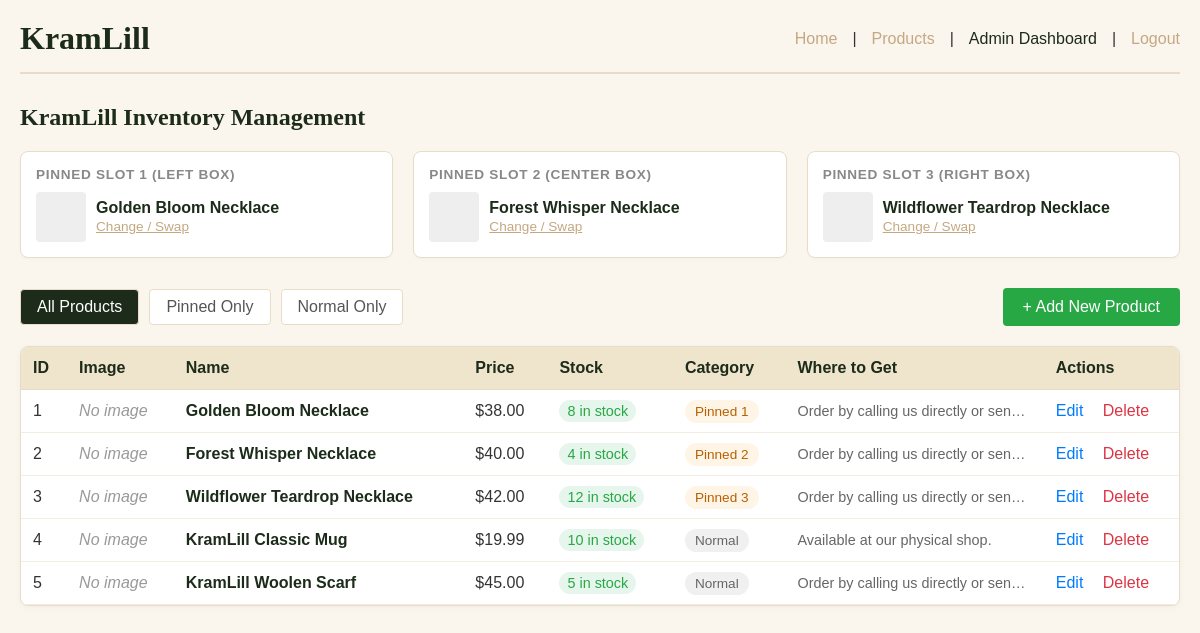
The app's page /admin/dashboard (signed in), older data.
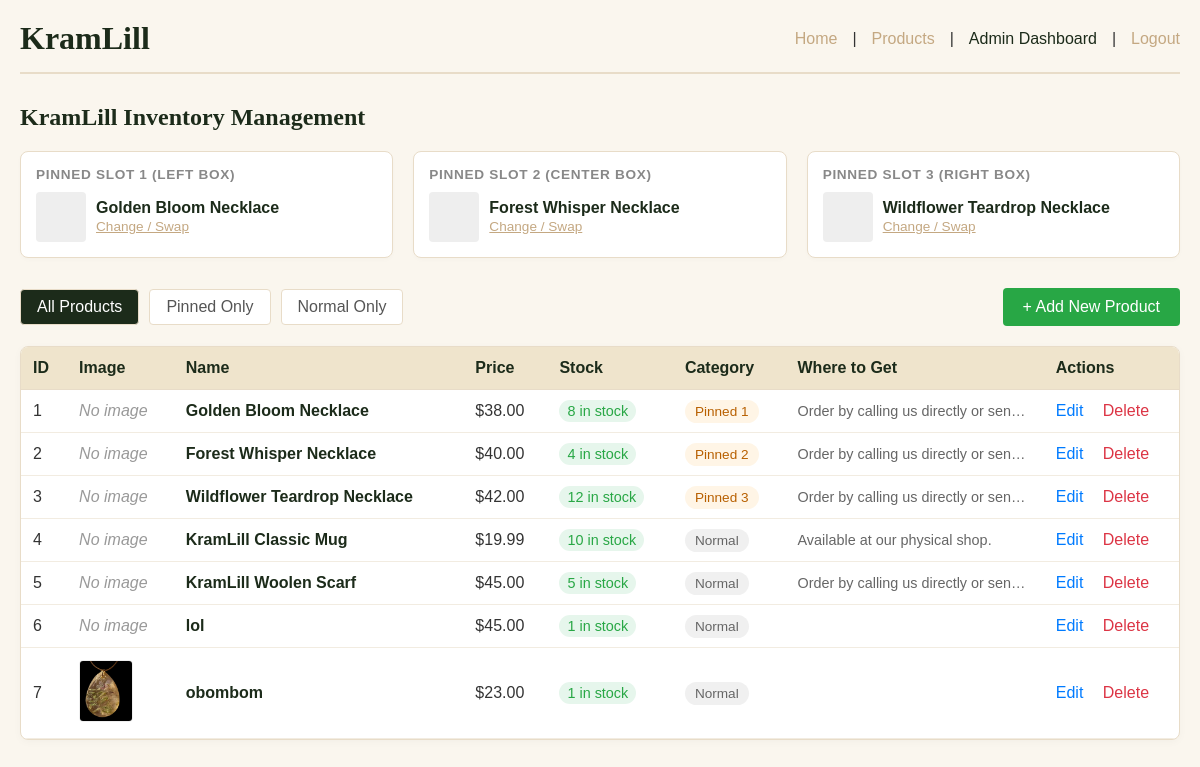
The same page, newer data.
### backend/models.py (models this page shows)
class Product(db.Model):
    __tablename__ = 'products'
    id = db.Column(db.Integer, primary_key=True)
    name = db.Column(db.String(120), nullable=False)
    description = db.Column(db.Text, nullable=True)
    price = db.Column(db.Float, nullable=False)
    stock = db.Column(db.Integer, nullable=False, default=0)
    image_filename = db.Column(db.String(255), nullable=True)
    where_to_get = db.Column(db.Text, nullable=True)
    instagram_url = db.Column(db.String(255), nullable=True)
    phone = db.Column(db.String(50), nullable=True)
    category = db.Column(db.String(50), nullable=False, default='Normal')

### backend/app.py (the view)
@app.route('/admin/dashboard')
def admin_dashboard():
    check_admin()
    filter_val = request.args.get('filter', 'all').strip()
    if filter_val == 'pinned':
        dashboard_products = Product.query.filter(Product.category.like('Pinned%')).all()
    elif filter_val == 'normal':
        dashboard_products = Product.query.filter_by(category='Normal').all()
    else:
        dashboard_products = Product.query.all()
    pinned_1 = Product.query.filter_by(category='Pinned 1').first()
    pinned_2 = Product.query.filter_by(category='Pinned 2').first()
    pinned_3 = Product.query.filter_by(category='Pinned 3').first()
    return render_template(
        'admin/dashboard.html',
        products=dashboard_products,
        current_filter=filter_val,
        pinned_1=pinned_1,
        pinned_2=pinned_2,
        pinned_3=pinned_3
    )

### backend/app.py (called while the page is built)
def check_admin():
    if not session.get('is_admin'):
        abort(403)

### frontend/templates/admin/dashboard.html (shortened to what this page needs)
<!DOCTYPE html>
<html lang="en">
<head>
</head>
<body style="font-family: sans-serif; background: #faf6ee; color: #333; margin: 0; padding: 20px;">
    <header style="max-width: 1200px; margin: 0 auto; display: flex; justify-content: space-between; align-items: center; border-bottom: 2px solid #e8dcc8; padding-bottom: 15px; margin-bottom: 30px;">
        <h1 style="font-family: Georgia, serif; margin: 0; color: #1c2b1a;">KramLill</h1>
        <nav style="display: flex; gap: 15px; font-weight: 500;">
            <a href="/" style="color: #c4a882; text-decoration: none;">Home</a> |
            <a href="/products" style="color: #c4a882; text-decoration: none;">Products</a> |
            <span style="color: #1c2b1a;">Admin Dashboard</span> |
            <a href="/admin/logout" style="color: #c4a882; text-decoration: none;">Logout</a>
        </nav>
    </header>
    <main style="max-width: 1200px; margin: 0 auto;">
        <h2 style="font-family: Georgia, serif; color: #1c2b1a;">KramLill Inventory Management</h2>
        <div style="display: grid; grid-template-columns: repeat(auto-fit, minmax(280px, 1fr)); gap: 20px; margin-bottom: 30px;">
            <div style="background: #fff; padding: 15px; border-radius: 8px; border: 1px solid #e8dcc8; box-shadow: 0 2px 4px rgba(0,0,0,0.02);">
                <h4 style="margin: 0 0 10px 0; color: #888; font-size: 0.85em; text-transform: uppercase; letter-spacing: 0.05em;">Pinned Slot 1 (Left Box)</h4>
                {% if pinned_1 %}
                    <div style="display: flex; align-items: center; gap: 10px;">
                        {% if pinned_1.image_filename %}
                            <img src="{{ url_for('static', filename='uploads/' + pinned_1.image_filename) }}" alt="" style="width: 50px; height: 50px; object-fit: cover; border-radius: 4px;">
                        {% else %}
                            <div style="width: 50px; height: 50px; background: #eee; border-radius: 4px;"></div>
                        {% endif %}
                        <div>
                            <strong style="display: block; color: #1c2b1a;">{{ pinned_1.name }}</strong>
                            <a href="/admin/edit-product/{{ pinned_1.id }}" style="font-size: 0.85em; color: #c4a882;">Change / Swap</a>
                        </div>
                    </div>
                {% else %}
                    <span style="color: #999; font-style: italic;">No product pinned.</span>
                {% endif %}
            </div>
            <div style="background: #fff; padding: 15px; border-radius: 8px; border: 1px solid #e8dcc8; box-shadow: 0 2px 4px rgba(0,0,0,0.02);">
                <h4 style="margin: 0 0 10px 0; color: #888; font-size: 0.85em; text-transform: uppercase; letter-spacing: 0.05em;">Pinned Slot 2 (Center Box)</h4>
                {% if pinned_2 %}
                    <div style="display: flex; align-items: center; gap: 10px;">
                        {% if pinned_2.image_filename %}
                            <img src="{{ url_for('static', filename='uploads/' + pinned_2.image_filename) }}" alt="" style="width: 50px; height: 50px; object-fit: cover; border-radius: 4px;">
                        {% else %}
                            <div style="width: 50px; height: 50px; background: #eee; border-radius: 4px;"></div>
                        {% endif %}
                        <div>
                            <strong style="display: block; color: #1c2b1a;">{{ pinned_2.name }}</strong>
                            <a href="/admin/edit-product/{{ pinned_2.id }}" style="font-size: 0.85em; color: #c4a882;">Change / Swap</a>
                        </div>
                    </div>
                {% else %}
                    <span style="color: #999; font-style: italic;">No product pinned.</span>
                {% endif %}
            </div>
            <div style="background: #fff; padding: 15px; border-radius: 8px; border: 1px solid #e8dcc8; box-shadow: 0 2px 4px rgba(0,0,0,0.02);">
                <h4 style="margin: 0 0 10px 0; color: #888; font-size: 0.85em; text-transform: uppercase; letter-spacing: 0.05em;">Pinned Slot 3 (Right Box)</h4>
                {% if pinned_3 %}
                    <div style="display: flex; align-items: center; gap: 10px;">
                        {% if pinned_3.image_filename %}
                            <img src="{{ url_for('static', filename='uploads/' + pinned_3.image_filename) }}" alt="" style="width: 50px; height: 50px; object-fit: cover; border-radius: 4px;">
                        {% else %}
                            <div style="width: 50px; height: 50px; background: #eee; border-radius: 4px;"></div>
                        {% endif %}
                        <div>
                            <strong style="display: block; color: #1c2b1a;">{{ pinned_3.name }}</strong>
                            <a href="/admin/edit-product/{{ pinned_3.id }}" style="font-size: 0.85em; color: #c4a882;">Change / Swap</a>
                        </div>
                    </div>
                {% else %}
                    <span style="color: #999; font-style: italic;">No product pinned.</span>
                {% endif %}
            </div>
        </div>
        <div style="display: flex; justify-content: space-between; align-items: center; margin-bottom: 20px; flex-wrap: wrap; gap: 15px;">
            <div style="display: flex; gap: 10px;">
                <a href="/admin/dashboard?filter=all" style="padding: 8px 16px; border-radius: 4px; border: 1px solid #e8dcc8; text-decoration: none; font-weight: 500; {{ 'background: #1c2b1a; color: white;' if current_filter == 'all' else 'background: #fff; color: #555;' }}">All Products</a>
                <a href="/admin/dashboard?filter=pinned" style="padding: 8px 16px; border-radius: 4px; border: 1px solid #e8dcc8; text-decoration: none; font-weight: 500; {{ 'background: #1c2b1a; color: white;' if current_filter == 'pinned' else 'background: #fff; color: #555;' }}">Pinned Only</a>
                <a href="/admin/dashboard?filter=normal" style="padding: 8px 16px; border-radius: 4px; border: 1px solid #e8dcc8; text-decoration: none; font-weight: 500; {{ 'background: #1c2b1a; color: white;' if current_filter == 'normal' else 'background: #fff; color: #555;' }}">Normal Only</a>
            </div>
            <a href="/admin/add-product" style="padding: 10px 20px; background: #28a745; color: white; text-decoration: none; border-radius: 4px; font-weight: 500;">+ Add New Product</a>
        </div>
        <div style="background: white; border-radius: 8px; border: 1px solid #e8dcc8; overflow: hidden; box-shadow: 0 2px 8px rgba(0,0,0,0.03);">
            <table cellpadding="12" style="width: 100%; border-collapse: collapse; text-align: left;">
                <thead>
                    <tr style="background: #efe4cc; color: #1c2b1a; border-bottom: 1px solid #e8dcc8; font-weight: bold;">
                        <th>ID</th>
                        <th>Image</th>
                        <th>Name</th>
                        <th>Price</th>
                        <th>Stock</th>
                        <th>Category</th>
                        <th>Where to Get</th>
                        <th>Actions</th>
                    </tr>
                </thead>
                <tbody>
                    {% for product in products %}
                        <tr style="border-bottom: 1px solid #f2ece1;">
                            <td>{{ product.id }}</td>
                            <td>
                                {% if product.image_filename %}
                                    <img src="{{ url_for('static', filename='uploads/' + product.image_filename) }}" alt="{{ product.name }}" style="max-width: 60px; height: 60px; object-fit: cover; border-radius: 4px; border: 1px solid #eee;">
                                {% else %}
                                    <em style="color: #999;">No image</em>
                                {% endif %}
                            </td>
                            <td><strong style="color: #1c2b1a;">{{ product.name }}</strong></td>
                            <td>${{ "%.2f"|format(product.price) }}</td>
                            <td>
                                <span style="padding: 3px 8px; border-radius: 12px; font-size: 0.9em; {{ 'background: #ffebe6; color: #d73a49;' if product.stock == 0 else 'background: #e6f6ec; color: #28a745;' }}">
                                    {{ product.stock }} in stock
                                </span>
                            </td>
                            <td>
                                <span style="font-weight: 500; padding: 4px 10px; border-radius: 12px; font-size: 0.85em; {{ 'background: #fff5e6; color: #b86000;' if product.category.startswith('Pinned') else 'background: #f0f0f0; color: #666;' }}">
                                    {{ product.category }}
                                </span>
                            </td>
                            <td style="max-width: 200px; overflow: hidden; text-overflow: ellipsis; white-space: nowrap; font-size: 0.9em; color: #666;">
                                {{ product.where_to_get }}
                            </td>
                            <td>
                                <a href="/admin/edit-product/{{ product.id }}" style="color: #007bff; text-decoration: none; margin-right: 15px; font-weight: 500;">Edit</a>
                                <form method="POST" action="/admin/delete-product/{{ product.id }}" style="display:inline;" onsubmit="return confirm('Are you sure you want to delete this product?');">
                                    <button type="submit" style="color: #dc3545; background: none; border: none; padding: 0; font-family: inherit; font-size: inherit; cursor: pointer; font-weight: 500;">Delete</button>
                                </form>
                            </td>
                        </tr>
                    {% else %}
                        <tr>
                            <td colspan="8" style="text-align: center; padding: 30px; color: #888;">No products found in this category.</td>
                        </tr>
                    {% endfor %}
                </tbody>
            </table>
        </div>
    </main>
</body>
</html>

Row changes from the older to the newer data that the page shows:
added Product: id "6", shows "No image", name "lol", price "45.00", stock "1", category "Normal"
added Product: id "7", image_filename (picture), name "obombom", price "23.00", stock "1", category "Normal"
